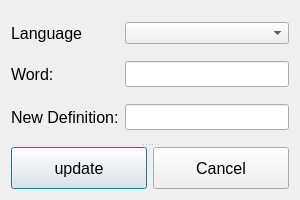
<?xml version="1.0" encoding="UTF-8"?>
<ui version="4.0">
 <class>UpdateDefinition</class>
 <widget class="QDialog" name="UpdateDefinition">
  <property name="geometry">
   <rect>
    <x>0</x>
    <y>0</y>
    <width>300</width>
    <height>200</height>
   </rect>
  </property>
  <property name="windowTitle">
   <string>updateDef</string>
  </property>
  <layout class="QVBoxLayout" name="verticalLayout">
   <item>
    <widget class="QSplitter" name="splitter">
     <property name="orientation">
      <enum>Qt::Vertical</enum>
     </property>
     <widget class="QWidget" name="layoutWidget1">
      <layout class="QGridLayout" name="gridLayout">
       <item row="0" column="0">
        <widget class="QLabel" name="Languagelabel">
         <property name="font">
          <font>
           <pointsize>12</pointsize>
          </font>
         </property>
         <property name="text">
          <string>Language</string>
         </property>
        </widget>
       </item>
       <item row="0" column="1">
        <widget class="QComboBox" name="comboBox"/>
       </item>
       <item row="1" column="0">
        <widget class="QLabel" name="newWordLabel">
         <property name="font">
          <font>
           <pointsize>12</pointsize>
          </font>
         </property>
         <property name="text">
          <string>Word:</string>
         </property>
        </widget>
       </item>
       <item row="2" column="0">
        <widget class="QLabel" name="definitionLabel">
         <property name="font">
          <font>
           <pointsize>12</pointsize>
          </font>
         </property>
         <property name="text">
          <string>New Definition:</string>
         </property>
        </widget>
       </item>
       <item row="2" column="1">
        <widget class="QLineEdit" name="lineEdit_Definition">
         <property name="font">
          <font>
           <pointsize>11</pointsize>
          </font>
         </property>
         <property name="text">
          <string/>
         </property>
        </widget>
       </item>
       <item row="1" column="1">
        <widget class="QLineEdit" name="lineEdit_word">
         <property name="font">
          <font>
           <pointsize>11</pointsize>
          </font>
         </property>
         <property name="text">
          <string/>
         </property>
        </widget>
       </item>
      </layout>
     </widget>
     <widget class="QWidget" name="layoutWidget">
      <layout class="QHBoxLayout" name="horizontalLayout">
       <item>
        <widget class="QPushButton" name="updateButton">
         <property name="sizePolicy">
          <sizepolicy hsizetype="Minimum" vsizetype="Minimum">
           <horstretch>0</horstretch>
           <verstretch>0</verstretch>
          </sizepolicy>
         </property>
         <property name="font">
          <font>
           <pointsize>12</pointsize>
          </font>
         </property>
         <property name="text">
          <string>update</string>
         </property>
        </widget>
       </item>
       <item>
        <widget class="QPushButton" name="cancelButton">
         <property name="sizePolicy">
          <sizepolicy hsizetype="Minimum" vsizetype="Minimum">
           <horstretch>0</horstretch>
           <verstretch>0</verstretch>
          </sizepolicy>
         </property>
         <property name="font">
          <font>
           <pointsize>12</pointsize>
          </font>
         </property>
         <property name="text">
          <string>Cancel</string>
         </property>
        </widget>
       </item>
      </layout>
     </widget>
    </widget>
   </item>
  </layout>
 </widget>
 <resources/>
 <connections/>
</ui>
